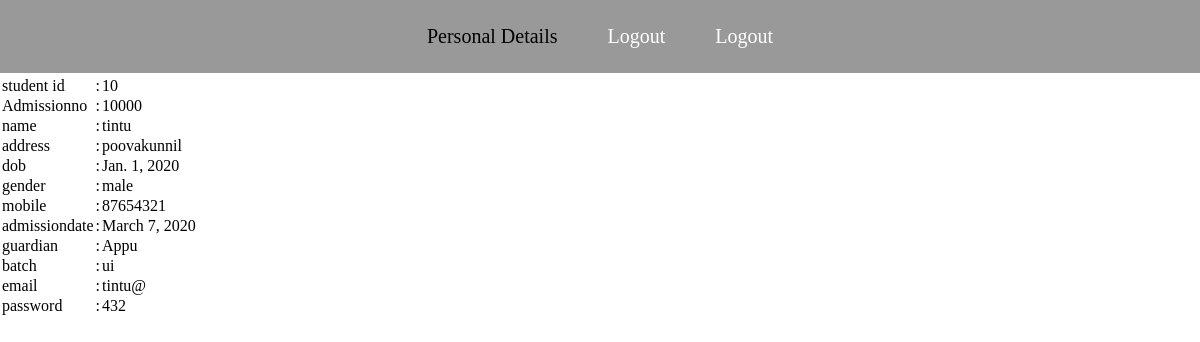
The page /details/ (signed in) on the database its author committed.
### register/models.py (models this page shows)
class student(models.Model):
    sid=models.IntegerField(primary_key=True)
    admno=models.IntegerField(null=True,blank=True)
    name=models.CharField(max_length=30)
    address=models.CharField(max_length=30)
    dob=models.DateField(max_length=10)
    gender=models.CharField(max_length=30)
    mobile=models.IntegerField(null=True,blank=True)
    admdate=models.DateField(max_length=10)
    guardian=models.CharField(max_length=30)
    batch=models.CharField(max_length=30)
    email=models.CharField(max_length=30)
    password=models.CharField(max_length=10)

### register/views.py (the view)
# urls.py: path('details/',views.detailsstudent,name='personaldetails'),
def detailsstudent(request):
    queryset=student.objects.all().filter(name=request.session['usernm'])
    return render(request,'personaldetails.html',{'authors':queryset})

### register/templates/personaldetails.html (shortened to what this page needs)
{% load static %}<!DOCTYPE html>
<html>
<head>
<link rel="stylesheet"href="{% static 'css/style3.css' %}">
</head>
<body class="b1">
<div class="navbar">
<ul>
<li>Personal Details</a>
<li><a href="{% url 'logout'%}">Logout</a></li>
<li><a href="logout.html">Logout</a></li>
</ul>
</div>
<div>
            <div>
                {%if authors%}
                {%for i in authors%}
                <table>
                    <tr>
                        <td>student id</td><td>:</td><td>{{i.sid}}</td>
                    </tr>
                    <tr>
                        <td>Admissionno</td><td>:</td><td>{{i.admno}}</td>
                    </tr>
                    <tr>
                        <td>name</td><td>:</td><td>{{i.name}}</td>
                    </tr>
                    <tr>
                        <td>address</td><td>:</td><td>{{i.address}}</td>
                    </tr>
                    <tr>
                        <td>dob</td><td>:</td><td>{{i.dob}}</td>
                    </tr>
                    <tr>
                        <td>gender</td><td>:</td><td>{{i.gender}}</td>
                    </tr>
                    <tr>
                        <td>mobile</td><td>:</td><td>{{i.mobile}}</td>
                    </tr>
                    <tr>
                        <td>admissiondate</td><td>:</td><td>{{i.admdate}}</td>
                    </tr>
                    <tr>
                        <td>guardian</td><td>:</td><td>{{i.guardian}}</td>
                    </tr>
                    <tr>
                        <td>batch</td><td>:</td><td>{{i.batch}}</td>
                    </tr>
                    <tr>
                        <td>email</td><td>:</td><td>{{i.email}}</td>
                    </tr>
                    <tr>
                        <td>password</td><td>:</td><td>{{i.password}}</td>
                    </tr>
                </table>
                {%endfor %}
                {%endif %}
            </div>
    </div>
    </body>
</html>

### register/static/css/style3.css (style rules this page uses)
* { margin :0px;padding: 0px; }
.b1 { background-image: url(../img/1.jpg); background-size: cover; }
.navbar { text-align:center; width:100%; background-color:rgb(0,0,0,0.4); }
.navbar ul { list-style-type:none; display :inline-flex; }
.navbar ul li { width:120 px; padding:20px; font-size:20px; border-radius:20px; margin:5px; }
.navbar ul li a { color : white; text-decoration: none; }

### rows shown on the page
student: sid "10", admno "10000", name "tintu", address "poovakunnil", dob "Jan. 1, 2020", gender "male", mobile "87654321", admdate "March 7, 2020", guardian "Appu", batch "ui", email "tintu@", password "432"
